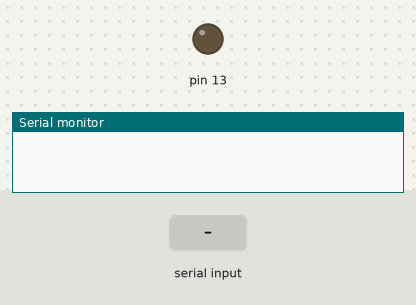
Recording of a sketch running on a simulated Arduino Uno, built with avr-gcc and run on an emulated ATmega328P. Parts: output pins drawn as LEDs (lit = HIGH), the last lines printed to the serial monitor. Inputs (shaded band) come from the test bench.

Above: at 1.2 s.
1.3 s: "L" received over Serial
At 2.0 s:
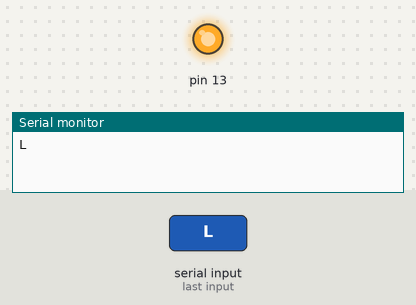
2.8 s: "1" received over Serial
At 3.2 s:
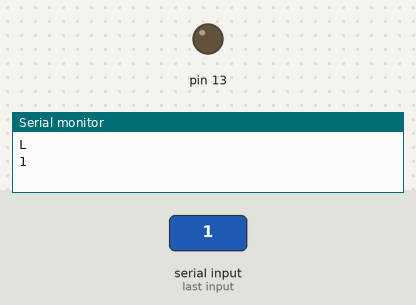
Timing chart, 0 to 5.8 s (numbered marks = the images above; inputs shaded):
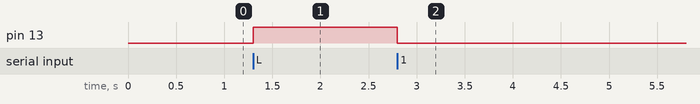

Measured:
- after the input at 1.3 s, pin 13: LOW → HIGH at once
- after the input at 2.8 s, pin 13: HIGH → LOW at once

The sketch:

Sending_A.ino
```cpp
void setup() {
  Serial.begin(9600);
  pinMode(13, OUTPUT);
  // put your setup code here, to run once:

}

void loop() {
  //char rx_byte;
  if (Serial.available()>0)
  {
  char rx_byte=Serial.read();
  if (rx_byte=='L')
  {
    digitalWrite(13, HIGH);
   Serial.println(rx_byte);
  }
  else
  {
    digitalWrite(13, LOW);
    Serial.println(rx_byte);
  }
}
//Serial.println(rx_byte);
//delay(500);
}
```
